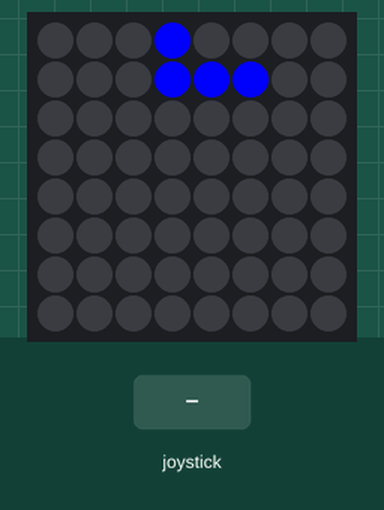
Simulated run of this program. Board: Raspberry Pi (BCM pin numbers) with a Sense HAT. Parts: the Sense HAT's 8×8 RGB LED matrix. Inputs (shaded band) come from the test bench. Random numbers come from a fixed seed.

Above: at 1.2 s.
1.3 s: joystick pushed up
At 2.2 s:
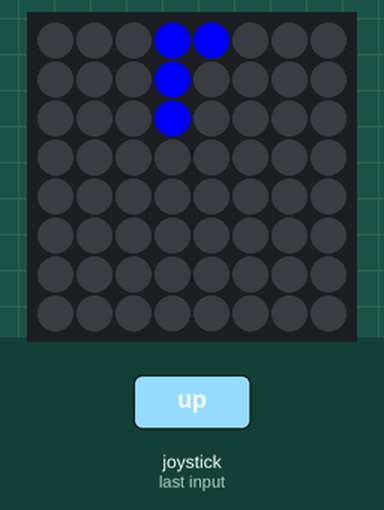
2.8 s: joystick pushed down
At 3.4 s:
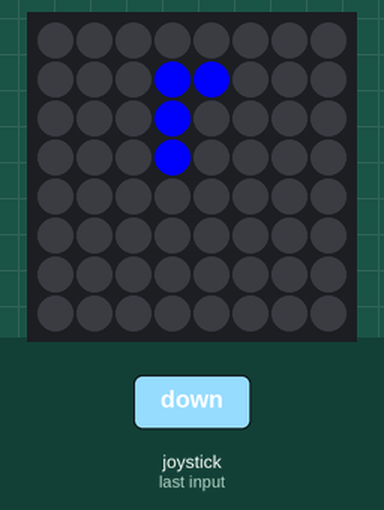
4.3 s: joystick pushed left
At 5.5 s:
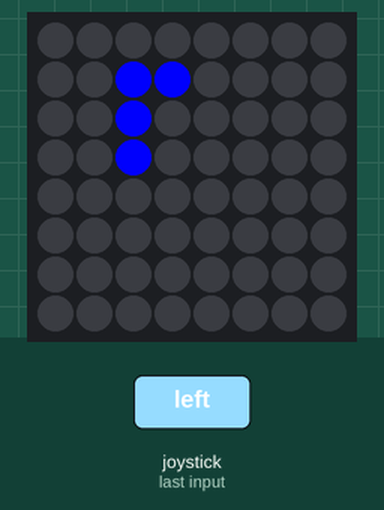
5.8 s: joystick clicked
At 6.8 s:
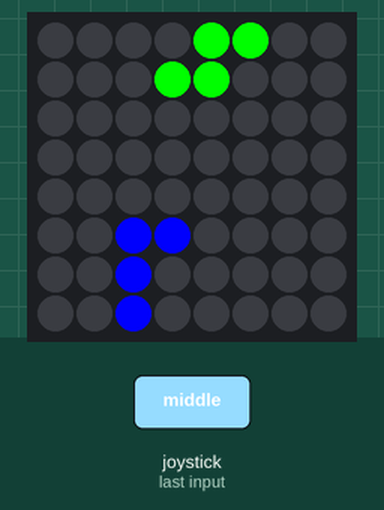
7.4 s: joystick pushed right
At 8.1 s:
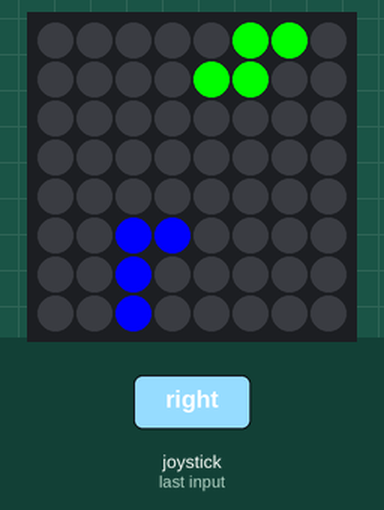
8.9 s: joystick pushed up
At 9.2 s:
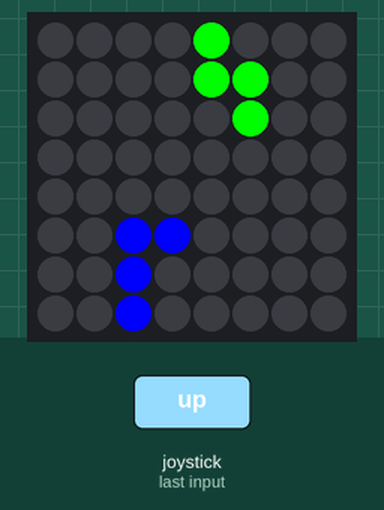
Timing chart, 0 to 11.4 s (numbered marks = the images above; inputs shaded):
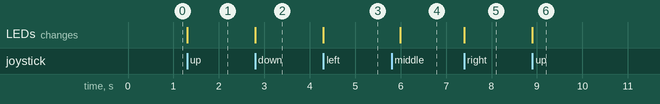

The program:

tetris.py
```python
from sense_hat import SenseHat

from random import randint

sense = SenseHat()

bricks = []
selectedBrick = None

black = (0, 0, 0)
white = (255, 255, 255)
cyan = (0, 255, 255)
blue = (0, 0, 255)
orange = (255, 100, 0)
yellow = (255, 255, 0)
green = (0, 255, 0)
magenta = (255, 0, 255)
red = (255, 0, 0)

pixels = [black for i in range(64)]
occupied = [[False for x in range(8)] for y in range(8)]

types = [
    [
        [[cyan, cyan, cyan, cyan]],

        [[cyan],
        [cyan],
        [cyan],
        [cyan]],

        [[cyan, cyan, cyan, cyan]],


        [[cyan],
        [cyan],
        [cyan],
        [cyan]]
    ],
    [
        [[blue, 0, 0],
        [blue, blue, blue]],

        [[blue, blue],
        [blue, 0],
        [blue, 0]],

        [[blue, blue, blue],
        [0, 0, blue]],

        [[0, blue],
        [0, blue],
        [blue, blue]]
    ],
    [
        [[0, 0, orange],
        [orange, orange, orange]],

        [[orange, 0],
        [orange, 0],
        [orange, orange]],

        [[orange, orange, orange],
        [orange, 0, 0]],

        [[orange, orange],
        [0, orange],
        [0, orange]]
    ],
    [
        [[yellow, yellow],
        [yellow, yellow]],

        [[yellow, yellow],
        [yellow, yellow]],

        [[yellow, yellow],
        [yellow, yellow]],

        [[yellow, yellow],
        [yellow, yellow]]
    ],
    [
        [[0, green, green],
        [green, green, 0]],

        [[green, 0],
        [green, green],
        [0, green]],

        [[0, green, green],
        [green, green, 0]],

        [[green, 0],
        [green, green],
        [0, green]]
    ],
    [
        [[0, magenta, 0],
        [magenta, magenta, magenta]],

        [[magenta, 0],
        [magenta, magenta],
        [magenta, 0]],

        [[magenta, magenta, magenta],
        [0, magenta, 0]],

        [[0, magenta],
        [magenta, magenta],
        [0, magenta]]
    ],
    [
        [[red, red, 0],
        [0,   red, red]],

        [[0, red],
        [red, red],
        [red, 0]],

        [[red, red, 0],
        [0,   red, red]],

        [[0, red],
        [red, red],
        [red, 0]]
    ]
]

def clearPixels():
    global pixels
    for x in range(8):
        for y in range(8):
            if not occupied[x][y]:
                pixels[x + y * 8] = black

def setPixel(x, y, c):
    if x < 8 and not occupied[x][y]:
        pixels[x + y * 8] = c

def addBrick(b):
    bricks.append(b)

class Brick:
    def __init__(self, type, rotation, xpos, ypos):
        self.type = type
        self.rotation = rotation
        self.xpos = xpos
        self.ypos = ypos

    def render(self):
        for y in range(len(types[self.type][self.rotation])):
            for x in range(len(types[self.type][self.rotation][y])):
                if types[self.type][self.rotation][y][x] != 0:
                    setPixel(self.xpos + x, self.ypos + y, types[self.type][self.rotation][y][x])


    def dropped(self):
        if self.ypos + len(types[self.type][self.rotation]) - 1 >= 7:
            return True

        dropped = False
        for i in range(len(types[self.type][self.rotation][0])):
            if occupied[self.xpos + i][self.ypos + len(types[self.type][self.rotation]) - 1]:
                dropped = True
        return dropped

    def markActives(self):
        for y in range(len(types[self.type][self.rotation])):
            for x in range(len(types[self.type][self.rotation][y])):
                if types[self.type][self.rotation][y][x] != 0:
                    occupied[self.xpos + x][self.ypos + y] = True

    def rotate(self):
        self.rotation = (self.rotation + 1) % 4

    def right(self):
        if self.xpos < 8 - len(types[self.type][self.rotation][0]):
            self.xpos += 1

    def left(self):
        if self.xpos > 0:
            self.xpos -= 1

    def down(self):
        self.ypos += 1

    def drop(self):
        while not self.dropped():
            self.down()

def newBrick():
    return Brick(randint(0, 6), 0, 3, 0)


def gameLoop():
    global selectedBrick

    if selectedBrick.dropped():

        selectedBrick.markActives()
        selectedBrick = newBrick()

    for i in range(len(occupied)):
        if all(cell[i] for cell in occupied):
            print('Yay')
            for j in range(i - 1, 0):
                occupied[j + 1] = occupied[j]

    for event in sense.stick.get_events():
        if event.direction == 'up' and event.action == 'pressed':
            selectedBrick.rotate();
        if event.direction == 'right' and event.action != 'released':
            selectedBrick.right();
        if event.direction == 'left' and event.action != 'released':
            selectedBrick.left();
        if event.direction == 'down' and event.action != 'released':
            selectedBrick.down();
        if event.direction == 'middle' and event.action == 'released':
            selectedBrick.drop();

    clearPixels()

    selectedBrick.render()
    sense.set_pixels(pixels)


selectedBrick = newBrick()

while True:
    gameLoop()
```

Measured:
- after the input at 1.3 s, the LEDs: change at once (image 1)
- after the input at 2.8 s, the LEDs: change at once (image 2)
- after the input at 4.3 s, the LEDs: change at once (image 3)
- after the input at 5.8 s, the LEDs: change after 0.20 s (image 4)
- after the input at 7.4 s, the LEDs: change at once (image 5)
- after the input at 8.9 s, the LEDs: change at once (image 6)
